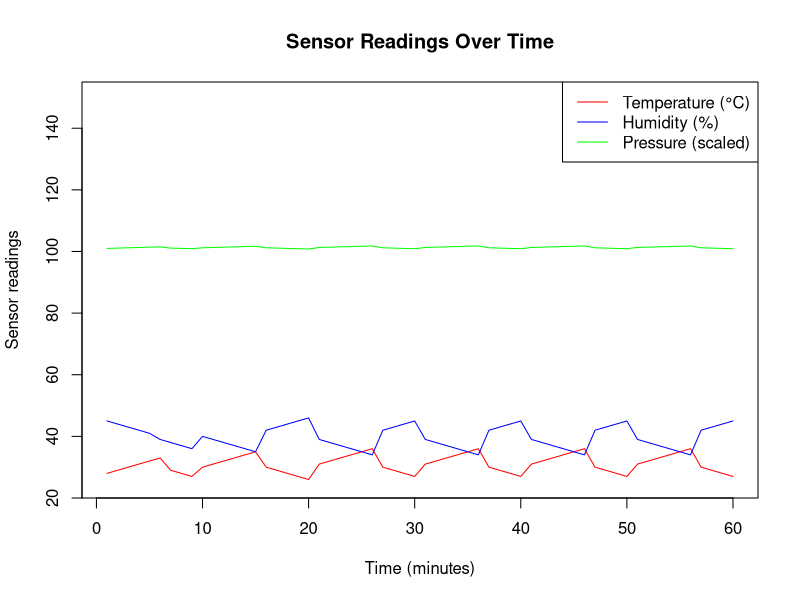

The R source for this figure:
# Time vector (minutes)
time <- 1:60

# Sensor readings
temperature <- c(
  28, 29, 30, 31, 32, 33, 29, 28, 27, 30,
  31, 32, 33, 34, 35, 30, 29, 28, 27, 26,
  31, 32, 33, 34, 35, 36, 30, 29, 28, 27,
  31, 32, 33, 34, 35, 36, 30, 29, 28, 27,
  31, 32, 33, 34, 35, 36, 30, 29, 28, 27,
  31, 32, 33, 34, 35, 36, 30, 29, 28, 27
)

humidity <- c(
  45, 44, 43, 42, 41, 39, 38, 37, 36, 40,
  39, 38, 37, 36, 35, 42, 43, 44, 45, 46,
  39, 38, 37, 36, 35, 34, 42, 43, 44, 45,
  39, 38, 37, 36, 35, 34, 42, 43, 44, 45,
  39, 38, 37, 36, 35, 34, 42, 43, 44, 45,
  39, 38, 37, 36, 35, 34, 42, 43, 44, 45
)

pressure <- c(
  1010, 1011, 1012, 1013, 1014, 1015, 1011, 1010, 1009, 1012,
  1013, 1014, 1015, 1016, 1017, 1012, 1011, 1010, 1009, 1008,
  1013, 1014, 1015, 1016, 1017, 1018, 1012, 1011, 1010, 1009,
  1013, 1014, 1015, 1016, 1017, 1018, 1012, 1011, 1010, 1009,
  1013, 1014, 1015, 1016, 1017, 1018, 1012, 1011, 1010, 1009,
  1013, 1014, 1015, 1016, 1017, 1018, 1012, 1011, 1010, 1009
)

# 1. Calculate average readings
avg_temperature <- mean(temperature)
avg_humidity <- mean(humidity)
avg_pressure <- mean(pressure)

# 2. Identify critical time intervals
critical_intervals <- which(temperature > 30 & humidity < 40)

# Print results
cat("Average temperature:", avg_temperature, "°C\n")
cat("Average humidity:", avg_humidity, "%\n")
cat("Average pressure:", avg_pressure, "hPa\n")
cat("Time intervals with temperature > 30°C and humidity < 40%:",
    critical_intervals, "\n")

# 3. Plot sensor readings
plot(time, temperature, type = "l", col = "red",
     ylim = c(25, 150),
     xlab = "Time (minutes)",
     ylab = "Sensor readings",
     main = "Sensor Readings Over Time")
lines(time, humidity, col = "blue")
lines(time, pressure / 10, col = "green")  # scaled for plotting
legend("topright",
       legend = c("Temperature (°C)", "Humidity (%)", "Pressure (scaled)"),
       col = c("red", "blue", "green"),
       lty = 1)
